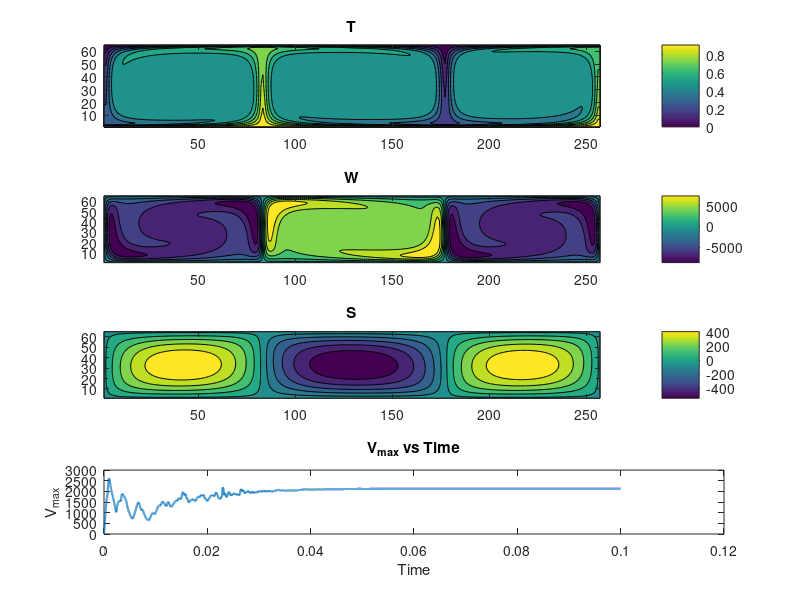

Source code (MATLAB):
% Load data from files
load T_output.dat
load S_output.dat
load W_output.dat
% Load the dynamically generated data
data = load('time_vmax.dat');
time = data(:, 1);  % First column: cumulative time
vmax = data(:, 2);  % Second column: Vmax

% Create a subplot (1 row, 2 columns)
figure;

% First contour plot
subplot(4,1,1);
contourf(T_output);
title('T');
colorbar;
subplot(4,1,2);
contourf(W_output);
title('W');
colorbar;
subplot(4,1,3);
contourf(S_output);
title('S');
colorbar;
subplot(4,1,4);
% Plot the results
plot(time, vmax, 'LineWidth', 1.5);
xlabel('Time');            % Label for x-axis
ylabel('V_{max}');         % Label for y-axis
title('V_{max} vs Time');  % Title